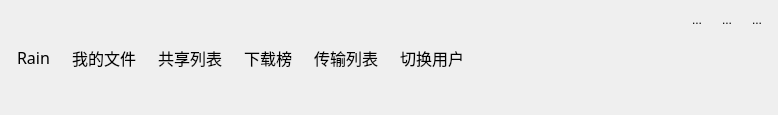
<?xml version="1.0" encoding="UTF-8"?>
<ui version="4.0">
 <class>ButtonGroup</class>
 <widget class="QWidget" name="ButtonGroup">
  <property name="geometry">
   <rect>
    <x>0</x>
    <y>0</y>
    <width>778</width>
    <height>115</height>
   </rect>
  </property>
  <property name="sizePolicy">
   <sizepolicy hsizetype="Preferred" vsizetype="Preferred">
    <horstretch>0</horstretch>
    <verstretch>0</verstretch>
   </sizepolicy>
  </property>
  <property name="maximumSize">
   <size>
    <width>16777215</width>
    <height>115</height>
   </size>
  </property>
  <property name="windowTitle">
   <string>Form</string>
  </property>
  <layout class="QHBoxLayout" name="horizontalLayout_3">
   <property name="leftMargin">
    <number>9</number>
   </property>
   <property name="topMargin">
    <number>9</number>
   </property>
   <property name="rightMargin">
    <number>9</number>
   </property>
   <property name="bottomMargin">
    <number>9</number>
   </property>
   <item>
    <widget class="QWidget" name="btns_wg" native="true">
     <layout class="QHBoxLayout" name="horizontalLayout">
      <property name="leftMargin">
       <number>0</number>
      </property>
      <property name="topMargin">
       <number>0</number>
      </property>
      <property name="rightMargin">
       <number>0</number>
      </property>
      <property name="bottomMargin">
       <number>0</number>
      </property>
      <item>
       <widget class="QToolButton" name="login_usr">
        <property name="font">
         <font>
          <family>华文琥珀</family>
          <pointsize>12</pointsize>
         </font>
        </property>
        <property name="text">
         <string>Rain</string>
        </property>
        <property name="icon">
         <iconset resource="src.qrc">
          <normaloff>:/images/title_user.png</normaloff>:/images/title_user.png</iconset>
        </property>
        <property name="iconSize">
         <size>
          <width>70</width>
          <height>70</height>
         </size>
        </property>
        <property name="toolButtonStyle">
         <enum>Qt::ToolButtonTextUnderIcon</enum>
        </property>
        <property name="autoRaise">
         <bool>true</bool>
        </property>
       </widget>
      </item>
      <item>
       <widget class="QToolButton" name="myfile">
        <property name="font">
         <font>
          <family>华文琥珀</family>
          <pointsize>12</pointsize>
         </font>
        </property>
        <property name="text">
         <string>我的文件</string>
        </property>
        <property name="icon">
         <iconset resource="src.qrc">
          <normaloff>:/images/tile_file.png</normaloff>:/images/tile_file.png</iconset>
        </property>
        <property name="iconSize">
         <size>
          <width>50</width>
          <height>50</height>
         </size>
        </property>
        <property name="toolButtonStyle">
         <enum>Qt::ToolButtonTextUnderIcon</enum>
        </property>
        <property name="autoRaise">
         <bool>true</bool>
        </property>
       </widget>
      </item>
      <item>
       <widget class="QToolButton" name="sharelist">
        <property name="font">
         <font>
          <family>华文琥珀</family>
          <pointsize>12</pointsize>
         </font>
        </property>
        <property name="text">
         <string>共享列表</string>
        </property>
        <property name="icon">
         <iconset resource="src.qrc">
          <normaloff>:/images/title_share.png</normaloff>:/images/title_share.png</iconset>
        </property>
        <property name="iconSize">
         <size>
          <width>50</width>
          <height>50</height>
         </size>
        </property>
        <property name="toolButtonStyle">
         <enum>Qt::ToolButtonTextUnderIcon</enum>
        </property>
        <property name="autoRaise">
         <bool>true</bool>
        </property>
       </widget>
      </item>
      <item>
       <widget class="QToolButton" name="download">
        <property name="font">
         <font>
          <family>华文琥珀</family>
          <pointsize>12</pointsize>
         </font>
        </property>
        <property name="text">
         <string>下载榜</string>
        </property>
        <property name="icon">
         <iconset resource="src.qrc">
          <normaloff>:/images/tile_hot.png</normaloff>:/images/tile_hot.png</iconset>
        </property>
        <property name="iconSize">
         <size>
          <width>50</width>
          <height>50</height>
         </size>
        </property>
        <property name="toolButtonStyle">
         <enum>Qt::ToolButtonTextUnderIcon</enum>
        </property>
        <property name="autoRaise">
         <bool>true</bool>
        </property>
       </widget>
      </item>
      <item>
       <widget class="QToolButton" name="transform">
        <property name="font">
         <font>
          <family>华文琥珀</family>
          <pointsize>12</pointsize>
         </font>
        </property>
        <property name="text">
         <string>传输列表</string>
        </property>
        <property name="icon">
         <iconset resource="src.qrc">
          <normaloff>:/images/title_data.png</normaloff>:/images/title_data.png</iconset>
        </property>
        <property name="iconSize">
         <size>
          <width>50</width>
          <height>50</height>
         </size>
        </property>
        <property name="toolButtonStyle">
         <enum>Qt::ToolButtonTextUnderIcon</enum>
        </property>
        <property name="autoRaise">
         <bool>true</bool>
        </property>
       </widget>
      </item>
      <item>
       <widget class="QToolButton" name="switchuser">
        <property name="font">
         <font>
          <family>华文琥珀</family>
          <pointsize>12</pointsize>
         </font>
        </property>
        <property name="text">
         <string>切换用户</string>
        </property>
        <property name="icon">
         <iconset resource="src.qrc">
          <normaloff>:/images/title_change.png</normaloff>:/images/title_change.png</iconset>
        </property>
        <property name="iconSize">
         <size>
          <width>50</width>
          <height>50</height>
         </size>
        </property>
        <property name="toolButtonStyle">
         <enum>Qt::ToolButtonTextUnderIcon</enum>
        </property>
        <property name="autoRaise">
         <bool>true</bool>
        </property>
       </widget>
      </item>
     </layout>
    </widget>
   </item>
   <item>
    <spacer name="horizontalSpacer_2">
     <property name="orientation">
      <enum>Qt::Horizontal</enum>
     </property>
     <property name="sizeHint" stdset="0">
      <size>
       <width>40</width>
       <height>20</height>
      </size>
     </property>
    </spacer>
   </item>
   <item>
    <widget class="QWidget" name="widget_2" native="true">
     <layout class="QVBoxLayout" name="verticalLayout">
      <property name="spacing">
       <number>0</number>
      </property>
      <property name="leftMargin">
       <number>0</number>
      </property>
      <property name="topMargin">
       <number>0</number>
      </property>
      <property name="rightMargin">
       <number>0</number>
      </property>
      <property name="bottomMargin">
       <number>0</number>
      </property>
      <item>
       <widget class="QWidget" name="widget_3" native="true">
        <layout class="QHBoxLayout" name="horizontalLayout_2">
         <property name="leftMargin">
          <number>0</number>
         </property>
         <property name="topMargin">
          <number>0</number>
         </property>
         <property name="rightMargin">
          <number>0</number>
         </property>
         <property name="bottomMargin">
          <number>0</number>
         </property>
         <item>
          <spacer name="horizontalSpacer">
           <property name="orientation">
            <enum>Qt::Horizontal</enum>
           </property>
           <property name="sizeHint" stdset="0">
            <size>
             <width>40</width>
             <height>20</height>
            </size>
           </property>
          </spacer>
         </item>
         <item>
          <widget class="QToolButton" name="min">
           <property name="text">
            <string>...</string>
           </property>
           <property name="icon">
            <iconset resource="src.qrc">
             <normaloff>:/images/title_min.png</normaloff>:/images/title_min.png</iconset>
           </property>
           <property name="iconSize">
            <size>
             <width>30</width>
             <height>30</height>
            </size>
           </property>
           <property name="autoRaise">
            <bool>true</bool>
           </property>
          </widget>
         </item>
         <item>
          <widget class="QToolButton" name="max">
           <property name="text">
            <string>...</string>
           </property>
           <property name="icon">
            <iconset resource="src.qrc">
             <normaloff>:/images/title_max.png</normaloff>:/images/title_max.png</iconset>
           </property>
           <property name="iconSize">
            <size>
             <width>30</width>
             <height>30</height>
            </size>
           </property>
           <property name="autoRaise">
            <bool>true</bool>
           </property>
          </widget>
         </item>
         <item>
          <widget class="QToolButton" name="close">
           <property name="text">
            <string>...</string>
           </property>
           <property name="icon">
            <iconset resource="src.qrc">
             <normaloff>:/images/title_close.png</normaloff>:/images/title_close.png</iconset>
           </property>
           <property name="iconSize">
            <size>
             <width>30</width>
             <height>30</height>
            </size>
           </property>
           <property name="autoRaise">
            <bool>true</bool>
           </property>
          </widget>
         </item>
        </layout>
       </widget>
      </item>
      <item>
       <spacer name="verticalSpacer">
        <property name="orientation">
         <enum>Qt::Vertical</enum>
        </property>
        <property name="sizeHint" stdset="0">
         <size>
          <width>20</width>
          <height>75</height>
         </size>
        </property>
       </spacer>
      </item>
     </layout>
    </widget>
   </item>
  </layout>
 </widget>
 <resources>
  <include location="src.qrc"/>
 </resources>
 <connections/>
</ui>
